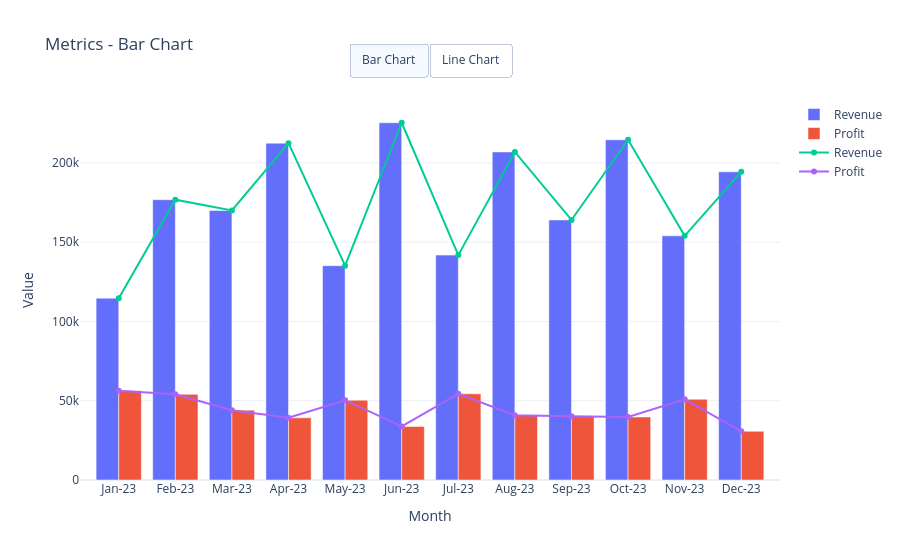

The notebook cell saved with this chart:
### Code cell
fig = go.Figure()

fig.add_trace(go.Bar(x=df["Month"], y=df["Revenue"], name="Revenue"))

fig.add_trace(go.Bar(x=df["Month"], y= df["Profit"], name="Profit"))

fig.add_trace(go.Scatter(x=df["Month"], y=df["Revenue"], name="Revenue", mode="lines+markers"))

fig.add_trace(go.Scatter(x=df["Month"], y=df["Profit"], name="Profit", mode="lines+markers"))

fig.update_layout(updatemenus=[dict(type="buttons",
                                   direction="right",
                                   buttons=[dict(label="Bar Chart",
                                                method="update",
                                                args=[{"visible": [True, True, False, False]},
                                                     {"title": "Metrics-BarChart"}]
                                                ),
                                           
                                           dict(label="Line Chart",
                                               method="update",
                                                args=[{"visible": [False, False, True, True]},
                                                     {"title": "Metrics-LineChart"}]
                                               )],
                                   showactive=True,
                                    x=0.5,
                                    y=1.15,
                                    xanchor="center",
                                    yanchor="top"
                                   )],
                 title="Metrics - Bar Chart",
                 xaxis_title="Month",
                  yaxis_title="Value",
                  template = "plotly_white"
                 )
fig.show()

### Figure 1 — Plotly figure (JSON) as saved in the notebook; plotly's stock layout.template omitted (floating-point values rounded to 4 significant figures)
{"data": [{"name": "Revenue", "type": "bar", "x": ["Jan-23", "Feb-23", "Mar-23", "Apr-23", "May-23", "Jun-23", "Jul-23", "Aug-23", "Sep-23", "Oct-23", "Nov-23", "Dec-23"], "y": [114705, 176798, 170014, 212447, 135178, 225324, 141840, 206934, 164013, 214585, 154001, 194387]}, {"name": "Profit", "type": "bar", "x": ["Jan-23", "Feb-23", "Mar-23", "Apr-23", "May-23", "Jun-23", "Jul-23", "Aug-23", "Sep-23", "Oct-23", "Nov-23", "Dec-23"], "y": [56237, 54021, 44056, 39225, 50334, 33798, 54361, 40894, 40199, 39738, 50931, 30715]}, {"mode": "lines+markers", "name": "Revenue", "type": "scatter", "x": ["Jan-23", "Feb-23", "Mar-23", "Apr-23", "May-23", "Jun-23", "Jul-23", "Aug-23", "Sep-23", "Oct-23", "Nov-23", "Dec-23"], "y": [114705, 176798, 170014, 212447, 135178, 225324, 141840, 206934, 164013, 214585, 154001, 194387]}, {"mode": "lines+markers", "name": "Profit", "type": "scatter", "x": ["Jan-23", "Feb-23", "Mar-23", "Apr-23", "May-23", "Jun-23", "Jul-23", "Aug-23", "Sep-23", "Oct-23", "Nov-23", "Dec-23"], "y": [56237, 54021, 44056, 39225, 50334, 33798, 54361, 40894, 40199, 39738, 50931, 30715]}], "layout": {"title": {"text": "Metrics - Bar Chart"}, "updatemenus": [{"buttons": [{"args": [{"visible": [true, true, false, false]}, {"title": "Metrics-BarChart"}], "label": "Bar Chart", "method": "update"}, {"args": [{"visible": [false, false, true, true]}, {"title": "Metrics-LineChart"}], "label": "Line Chart", "method": "update"}], "direction": "right", "showactive": true, "type": "buttons", "x": 0.5, "xanchor": "center", "y": 1.15, "yanchor": "top"}], "xaxis": {"title": {"text": "Month"}}, "yaxis": {"title": {"text": "Value"}}}}
